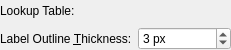
<?xml version="1.0" encoding="UTF-8"?>
<ui version="4.0">
 <class>qCjyxLabelMapVolumeDisplayWidget</class>
 <widget class="qCjyxWidget" name="qCjyxLabelMapVolumeDisplayWidget">
  <property name="geometry">
   <rect>
    <x>0</x>
    <y>0</y>
    <width>231</width>
    <height>50</height>
   </rect>
  </property>
  <property name="windowTitle">
   <string>Form</string>
  </property>
  <layout class="QGridLayout" name="gridLayout">
   <property name="leftMargin">
    <number>0</number>
   </property>
   <property name="topMargin">
    <number>0</number>
   </property>
   <property name="rightMargin">
    <number>0</number>
   </property>
   <property name="bottomMargin">
    <number>0</number>
   </property>
   <item row="1" column="1">
    <widget class="QSpinBox" name="SliceIntersectionThicknessSpinBox">
     <property name="toolTip">
      <string>When displaying the label map with the outline/not filled option, this controls the width of the outline.</string>
     </property>
     <property name="suffix">
      <string> px</string>
     </property>
     <property name="minimum">
      <number>1</number>
     </property>
     <property name="maximum">
      <number>20</number>
     </property>
     <property name="singleStep">
      <number>1</number>
     </property>
     <property name="value">
      <number>3</number>
     </property>
    </widget>
   </item>
   <item row="0" column="1">
    <widget class="qMRMLColorTableComboBox" name="ColorTableComboBox">
     <property name="addEnabled">
      <bool>false</bool>
     </property>
     <property name="removeEnabled">
      <bool>false</bool>
     </property>
    </widget>
   </item>
   <item row="0" column="0">
    <widget class="QLabel" name="LookupTableLabel">
     <property name="text">
      <string>Lookup Table:</string>
     </property>
    </widget>
   </item>
   <item row="1" column="0">
    <widget class="QLabel" name="SliceIntersectionThicknessLabel">
     <property name="text">
      <string>Label Outline &amp;Thickness:</string>
     </property>
     <property name="buddy">
      <cstring>SliceIntersectionThicknessSpinBox</cstring>
     </property>
    </widget>
   </item>
  </layout>
 </widget>
 <customwidgets>
  <customwidget>
   <class>qMRMLColorTableComboBox</class>
   <extends>qMRMLNodeComboBox</extends>
   <header>qMRMLColorTableComboBox.h</header>
  </customwidget>
  <customwidget>
   <class>qMRMLNodeComboBox</class>
   <extends>QWidget</extends>
   <header>qMRMLNodeComboBox.h</header>
   <container>1</container>
  </customwidget>
  <customwidget>
   <class>qCjyxWidget</class>
   <extends>QWidget</extends>
   <header>qCjyxWidget.h</header>
   <container>1</container>
  </customwidget>
 </customwidgets>
 <resources/>
 <connections>
  <connection>
   <sender>qCjyxLabelMapVolumeDisplayWidget</sender>
   <signal>mrmlSceneChanged(vtkMRMLScene*)</signal>
   <receiver>ColorTableComboBox</receiver>
   <slot>setMRMLScene(vtkMRMLScene*)</slot>
   <hints>
    <hint type="sourcelabel">
     <x>299</x>
     <y>273</y>
    </hint>
    <hint type="destinationlabel">
     <x>271</x>
     <y>17</y>
    </hint>
   </hints>
  </connection>
 </connections>
</ui>
